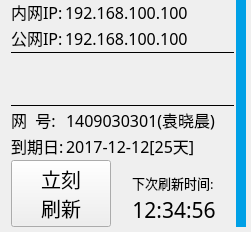
<?xml version="1.0" encoding="UTF-8"?>
<ui version="4.0">
 <class>NetworkMonitor</class>
 <widget class="QWidget" name="NetworkMonitor">
  <property name="geometry">
   <rect>
    <x>0</x>
    <y>0</y>
    <width>251</width>
    <height>231</height>
   </rect>
  </property>
  <property name="sizePolicy">
   <sizepolicy hsizetype="Minimum" vsizetype="Preferred">
    <horstretch>0</horstretch>
    <verstretch>0</verstretch>
   </sizepolicy>
  </property>
  <property name="windowTitle">
   <string>Form</string>
  </property>
  <layout class="QHBoxLayout" name="horizontalLayout_2">
   <property name="spacing">
    <number>2</number>
   </property>
   <property name="topMargin">
    <number>0</number>
   </property>
   <property name="rightMargin">
    <number>5</number>
   </property>
   <property name="bottomMargin">
    <number>5</number>
   </property>
   <item>
    <layout class="QVBoxLayout" name="verticalLayout">
     <property name="spacing">
      <number>2</number>
     </property>
     <item>
      <layout class="QFormLayout" name="formLayout">
       <property name="verticalSpacing">
        <number>2</number>
       </property>
       <item row="0" column="0">
        <widget class="QLabel" name="label">
         <property name="font">
          <font>
           <family>YaHei Consolas Hybrid</family>
           <pointsize>12</pointsize>
           <kerning>true</kerning>
          </font>
         </property>
         <property name="text">
          <string>内网IP:</string>
         </property>
        </widget>
       </item>
       <item row="0" column="1">
        <widget class="QLabel" name="ethIP">
         <property name="font">
          <font>
           <family>YaHei Consolas Hybrid</family>
           <pointsize>12</pointsize>
           <kerning>true</kerning>
          </font>
         </property>
         <property name="text">
          <string>192.168.100.100</string>
         </property>
        </widget>
       </item>
       <item row="1" column="0">
        <widget class="QLabel" name="label_2">
         <property name="font">
          <font>
           <family>YaHei Consolas Hybrid</family>
           <pointsize>12</pointsize>
           <kerning>true</kerning>
          </font>
         </property>
         <property name="text">
          <string>公网IP:</string>
         </property>
        </widget>
       </item>
       <item row="1" column="1">
        <widget class="QLabel" name="intIP">
         <property name="font">
          <font>
           <family>YaHei Consolas Hybrid</family>
           <pointsize>12</pointsize>
           <kerning>true</kerning>
          </font>
         </property>
         <property name="text">
          <string>192.168.100.100</string>
         </property>
        </widget>
       </item>
      </layout>
     </item>
     <item>
      <widget class="Line" name="line">
       <property name="sizePolicy">
        <sizepolicy hsizetype="Minimum" vsizetype="Preferred">
         <horstretch>0</horstretch>
         <verstretch>0</verstretch>
        </sizepolicy>
       </property>
       <property name="minimumSize">
        <size>
         <width>0</width>
         <height>1</height>
        </size>
       </property>
       <property name="frameShadow">
        <enum>QFrame::Plain</enum>
       </property>
       <property name="orientation">
        <enum>Qt::Horizontal</enum>
       </property>
      </widget>
     </item>
     <item>
      <widget class="NetworkSpeed" name="speeder" native="true">
       <property name="minimumSize">
        <size>
         <width>188</width>
         <height>48</height>
        </size>
       </property>
      </widget>
     </item>
     <item>
      <widget class="Line" name="line_2">
       <property name="sizePolicy">
        <sizepolicy hsizetype="Minimum" vsizetype="Preferred">
         <horstretch>0</horstretch>
         <verstretch>0</verstretch>
        </sizepolicy>
       </property>
       <property name="minimumSize">
        <size>
         <width>0</width>
         <height>1</height>
        </size>
       </property>
       <property name="frameShadow">
        <enum>QFrame::Plain</enum>
       </property>
       <property name="orientation">
        <enum>Qt::Horizontal</enum>
       </property>
      </widget>
     </item>
     <item>
      <layout class="QFormLayout" name="formLayout_3">
       <property name="verticalSpacing">
        <number>2</number>
       </property>
       <item row="0" column="0">
        <widget class="QLabel" name="label_7">
         <property name="font">
          <font>
           <family>YaHei Consolas Hybrid</family>
           <pointsize>12</pointsize>
           <kerning>true</kerning>
          </font>
         </property>
         <property name="text">
          <string>网  号:</string>
         </property>
        </widget>
       </item>
       <item row="0" column="1">
        <widget class="QLabel" name="netId">
         <property name="font">
          <font>
           <family>YaHei Consolas Hybrid</family>
           <pointsize>12</pointsize>
           <kerning>true</kerning>
          </font>
         </property>
         <property name="text">
          <string>1409030301(袁晓晨)</string>
         </property>
        </widget>
       </item>
       <item row="1" column="0">
        <widget class="QLabel" name="label_8">
         <property name="font">
          <font>
           <family>YaHei Consolas Hybrid</family>
           <pointsize>12</pointsize>
           <kerning>true</kerning>
          </font>
         </property>
         <property name="text">
          <string>到期日:</string>
         </property>
        </widget>
       </item>
       <item row="1" column="1">
        <widget class="QLabel" name="netIdDead">
         <property name="font">
          <font>
           <family>YaHei Consolas Hybrid</family>
           <pointsize>12</pointsize>
           <kerning>true</kerning>
          </font>
         </property>
         <property name="text">
          <string>2017-12-12[25天]</string>
         </property>
        </widget>
       </item>
      </layout>
     </item>
     <item>
      <spacer name="verticalSpacer">
       <property name="orientation">
        <enum>Qt::Vertical</enum>
       </property>
       <property name="sizeHint" stdset="0">
        <size>
         <width>20</width>
         <height>40</height>
        </size>
       </property>
      </spacer>
     </item>
     <item>
      <layout class="QHBoxLayout" name="horizontalLayout">
       <item>
        <widget class="QPushButton" name="freshNow">
         <property name="minimumSize">
          <size>
           <width>100</width>
           <height>0</height>
          </size>
         </property>
         <property name="font">
          <font>
           <family>YaHei Consolas Hybrid</family>
           <pointsize>15</pointsize>
          </font>
         </property>
         <property name="text">
          <string>立刻
刷新</string>
         </property>
         <property name="icon">
          <iconset resource="icons.qrc">
           <normaloff>:/icons/view-fresh.svg</normaloff>:/icons/view-fresh.svg</iconset>
         </property>
         <property name="iconSize">
          <size>
           <width>32</width>
           <height>32</height>
          </size>
         </property>
        </widget>
       </item>
       <item>
        <spacer name="horizontalSpacer">
         <property name="orientation">
          <enum>Qt::Horizontal</enum>
         </property>
         <property name="sizeHint" stdset="0">
          <size>
           <width>2</width>
           <height>20</height>
          </size>
         </property>
        </spacer>
       </item>
       <item>
        <layout class="QVBoxLayout" name="verticalLayout_2">
         <item>
          <widget class="QLabel" name="label_19">
           <property name="font">
            <font>
             <family>YaHei Consolas Hybrid</family>
             <pointsize>10</pointsize>
            </font>
           </property>
           <property name="text">
            <string>下次刷新时间:</string>
           </property>
           <property name="alignment">
            <set>Qt::AlignBottom|Qt::AlignLeading|Qt::AlignLeft</set>
           </property>
          </widget>
         </item>
         <item>
          <widget class="QLabel" name="freshTime">
           <property name="font">
            <font>
             <family>YaHei Consolas Hybrid</family>
             <pointsize>16</pointsize>
            </font>
           </property>
           <property name="text">
            <string>12:34:56</string>
           </property>
           <property name="alignment">
            <set>Qt::AlignHCenter|Qt::AlignTop</set>
           </property>
          </widget>
         </item>
        </layout>
       </item>
       <item>
        <spacer name="horizontalSpacer_2">
         <property name="orientation">
          <enum>Qt::Horizontal</enum>
         </property>
         <property name="sizeHint" stdset="0">
          <size>
           <width>2</width>
           <height>20</height>
          </size>
         </property>
        </spacer>
       </item>
      </layout>
     </item>
    </layout>
   </item>
   <item>
    <widget class="QProgressBar" name="countBar">
     <property name="minimumSize">
      <size>
       <width>10</width>
       <height>0</height>
      </size>
     </property>
     <property name="maximumSize">
      <size>
       <width>10</width>
       <height>16777215</height>
      </size>
     </property>
     <property name="styleSheet">
      <string notr="true">QProgressBar{
        border: none;
        text-align: center;
        background: rgb(210, 225, 240);
}
QProgressBar::chunk {
        background: rgb(0, 160, 230);
}</string>
     </property>
     <property name="value">
      <number>100</number>
     </property>
     <property name="alignment">
      <set>Qt::AlignCenter</set>
     </property>
     <property name="orientation">
      <enum>Qt::Vertical</enum>
     </property>
     <property name="format">
      <string/>
     </property>
    </widget>
   </item>
  </layout>
 </widget>
 <customwidgets>
  <customwidget>
   <class>NetworkSpeed</class>
   <extends>QWidget</extends>
   <header>NetworkSpeed.h</header>
   <container>1</container>
  </customwidget>
 </customwidgets>
 <resources>
  <include location="icons.qrc"/>
 </resources>
 <connections/>
</ui>
